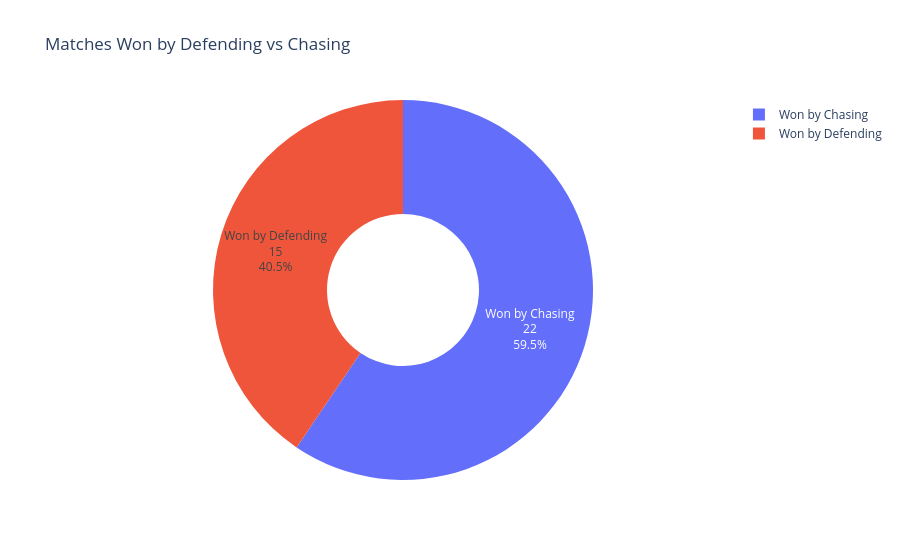

Here is the notebook cell this chart was saved with:
### Code cell
# Count the number of matches won by defending a target (won by runs)
wins_by_runs = data['wb_runs'].notna().sum()

# Count the number of matches won while chasing a target (won by wickets)
wins_by_wickets = data['wb_wickets'].notna().sum()

# Create a donut chart to show win distribution
fig = go.Figure(
    data=[
        go.Pie(
            labels=['Won by Defending', 'Won by Chasing'],  # Category labels
            values=[wins_by_runs, wins_by_wickets],         # Corresponding counts
            hole=0.4,                                       # Creates a donut chart
            textinfo='label+percent+value'                  # Show label, percentage, and count
            )
        ]
)

# Add chart title
fig.update_layout(
    title='Matches Won by Defending vs Chasing'
)

# Display the chart
fig.show()

### Figure 1 — Plotly figure (JSON) as saved in the notebook; plotly's stock layout.template omitted (floating-point values rounded to 4 significant figures)
{"data": [{"hole": 0.4, "labels": ["Won by Defending", "Won by Chasing"], "textinfo": "label+percent+value", "type": "pie", "values": [15, 22]}], "layout": {"title": {"text": "Matches Won by Defending vs Chasing"}}}
